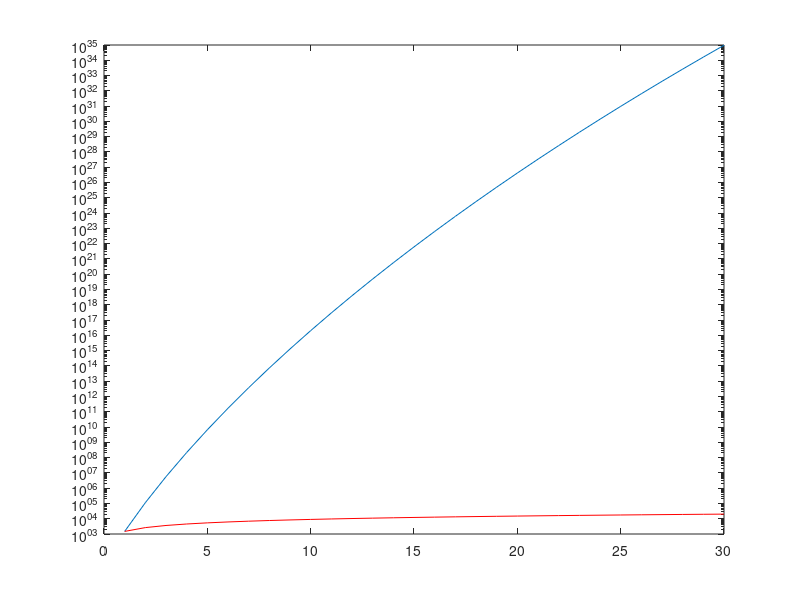
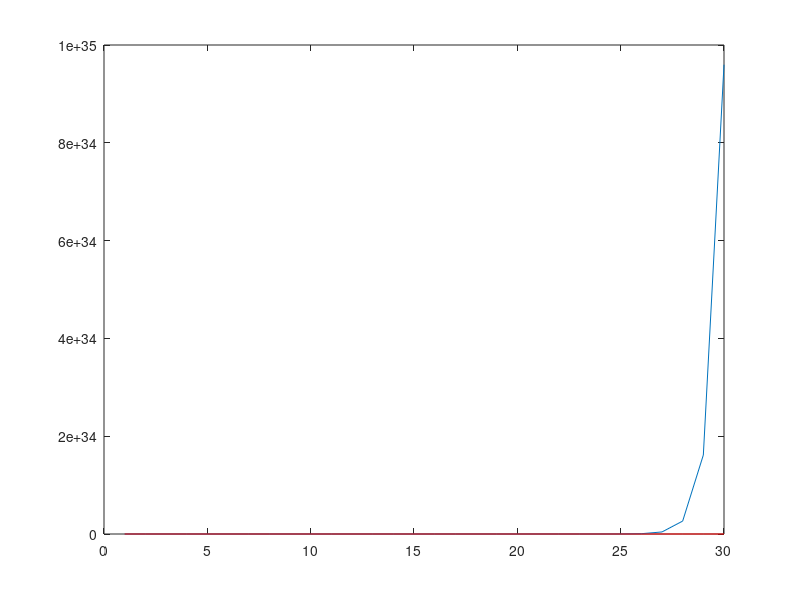

These charts were generated, in order, by the following MATLAB code:
close all
clear all

%The parameters of a pareto distribution
alpha = 2.427;
beta = 632.952;

%The departure rate of peers under steady state
theta = (alpha-2)/beta;

%Replication rate
mu = 0.1;
    
%Replication factor sweep
for r = 1:30
    %Calculate the determinant of A = I - Q
    deta = 1;

    for k = 1:r-1
        deta = deta*k*theta/(k*theta + mu);
    end

    lifetime_rep(r) = 1/deta*(1/r/theta + (1 - deta)/mu);
    
    lifetime_norep(r) = 0;
    for i = 1:r
        lifetime_norep(r) = lifetime_norep(r) + factorial(r)/(factorial(i)*factorial(r-i))*(-1)^i * (beta/(i * (1-alpha) + 1));
    end
end

semilogy(lifetime_rep);
hold on
semilogy(lifetime_norep, 'r');

figure
plot(lifetime_rep);
hold on
plot(lifetime_norep, 'r');
